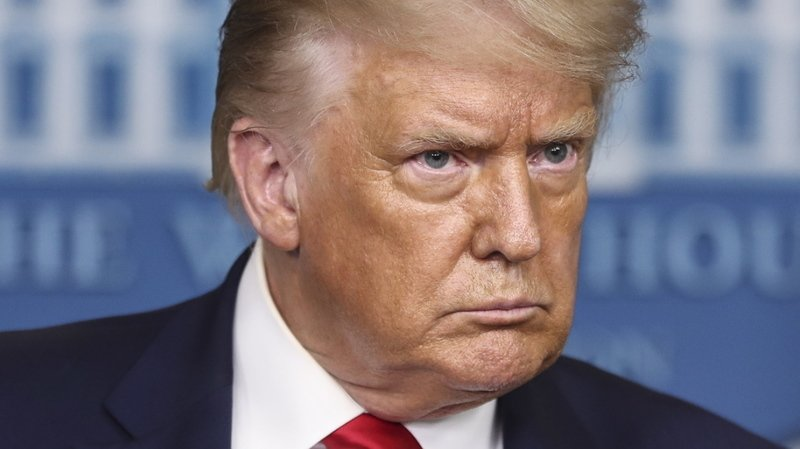
#> input picture public/opencv/d1.jpg, 800 x 449 px
$ python main.py
#> lines starting #> are read from the running program, lines starting #| are printed output that depends on the picture; after the words box and inside, x2 and y2 are one past the last pixel; in counts of white or black regions, pixels touching at a corner belong together
# Comment un humain fait un puzzle ? il utilise les caracteristiques de chaque pieces
# et les compares a une eventielle images qu'il aurait deja vues.


import cv2
import numpy as np

filename = 'd1.jpg'
img = cv2.imread(filename)
#> img is the input picture: shape (449, 800, 3); mean B, G, R 126, 116.3, 124.2
gray = cv2.cvtColor(img, cv2.COLOR_BGR2GRAY)
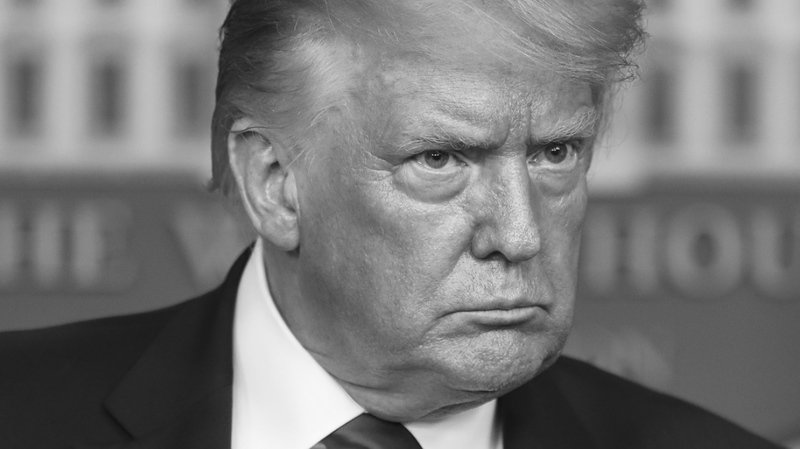
#> gray: shape (449, 800); min 11, max 255, mean 119.8

gray = np.float32(gray)
dst = cv2.cornerHarris(gray,2,3,0.04)

#result is dilated for marking the corners, not important
dst = cv2.dilate(dst,None)

# Threshold for an optimal value, it may vary depending on the image.
img[dst>0.01*dst.max()]=[0,0,255]
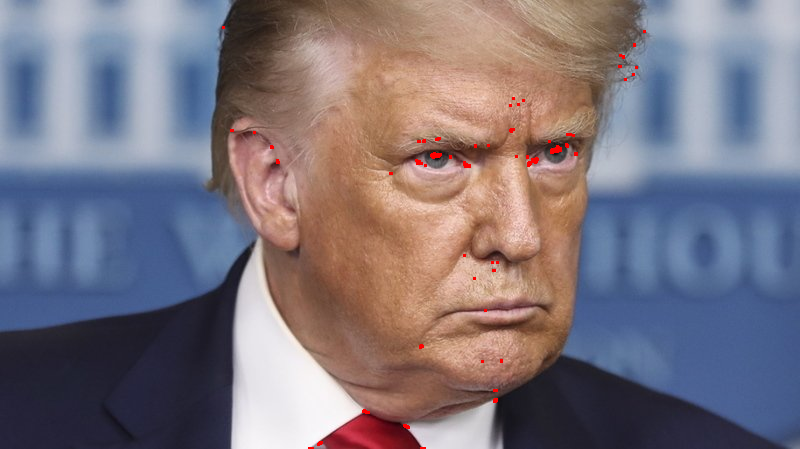
#> img: shape (449, 800, 3); 0.26% of pixels changed, all inside (x1, y1, x2, y2) = (222, 26, 646, 449)

cv2.imshow('dst',img)
if cv2.waitKey(0) & 0xff == 27:
#> (key Esc is pressed here)
    cv2.destroyAllWindows()

$ run again, with public/opencv/d2.jpg copied over public/opencv/d1.jpg
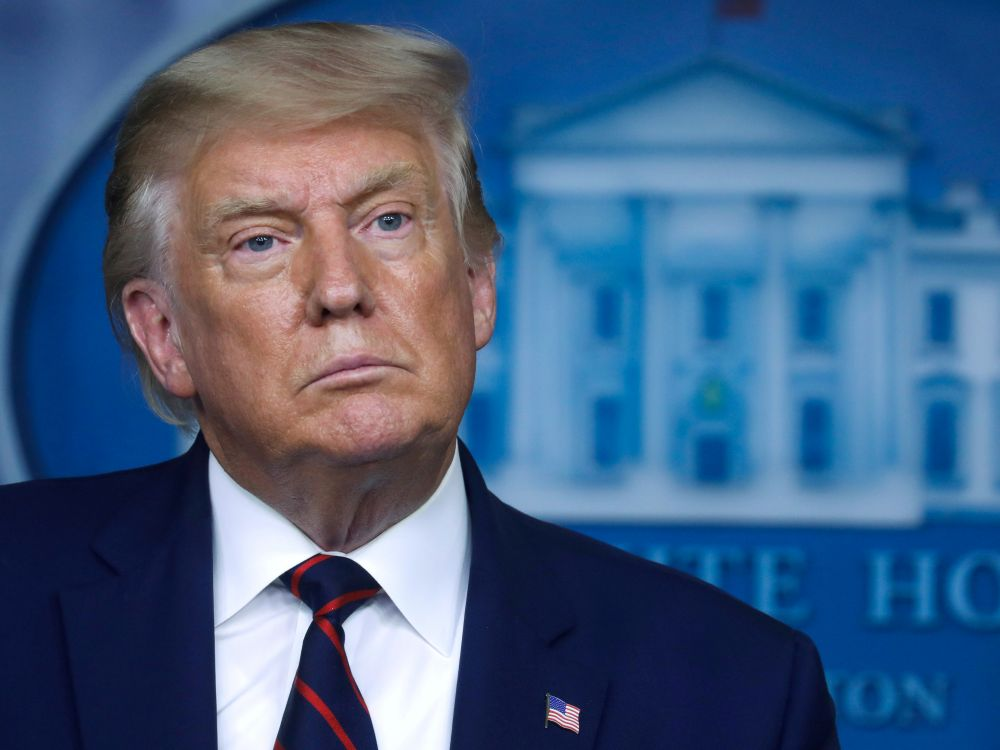
#> input picture public/opencv/d2.jpg, 1000 x 750 px
#> img is the input picture: shape (750, 1000, 3); mean B, G, R 129.5, 95.1, 67.7
#> `dst = cv2.cornerHarris(gray,2,3,0.04)`:
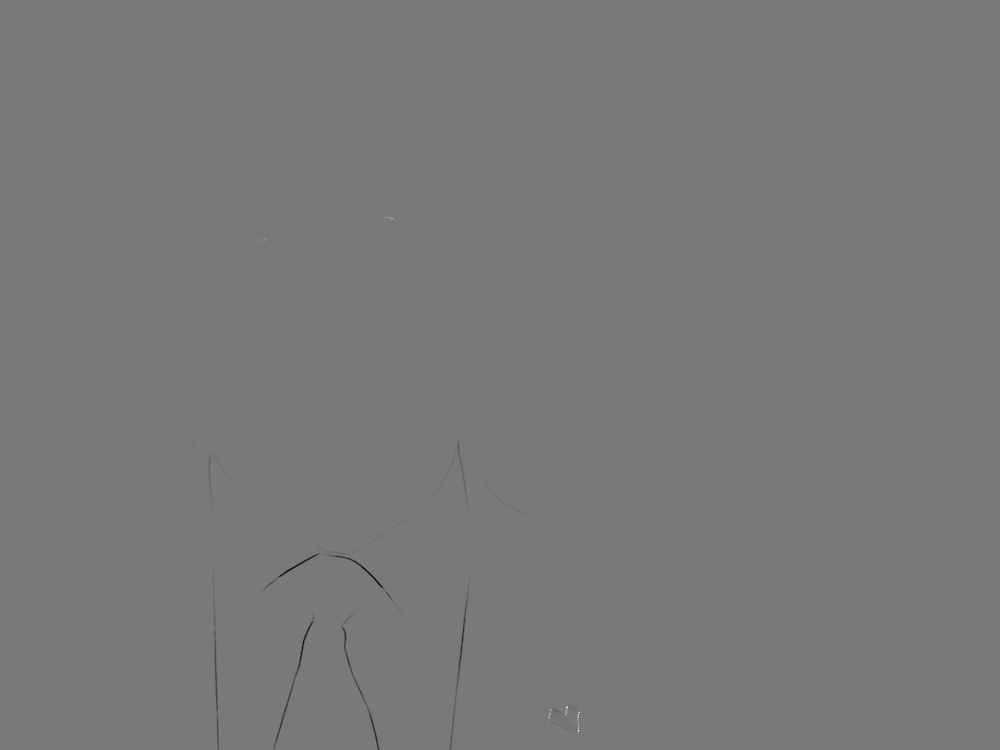
#> dst: shape (750, 1000) float32; min -44378024, max 48743728, mean -36027.7; drawn with min black and max white
#> `img[dst>0.01*dst.max()]=[0,0,255]`:
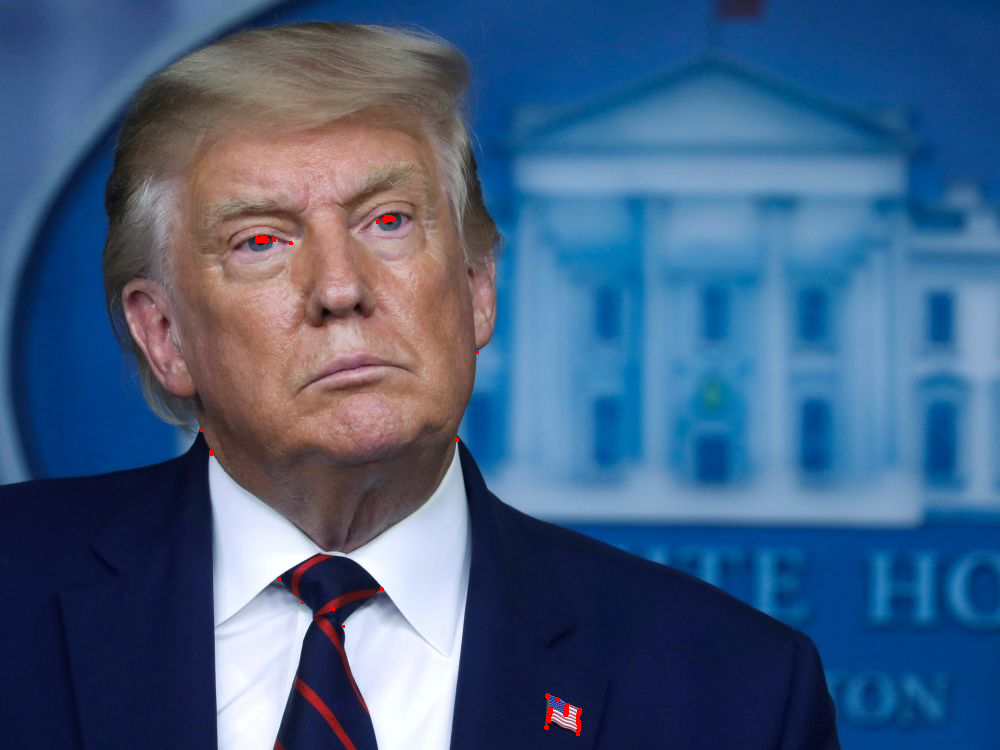
#> img: shape (750, 1000, 3); 0.09% of pixels changed, all inside (x1, y1, x2, y2) = (200, 215, 582, 736)

$ run again, with public/opencv/d3.jpg copied over public/opencv/d1.jpg
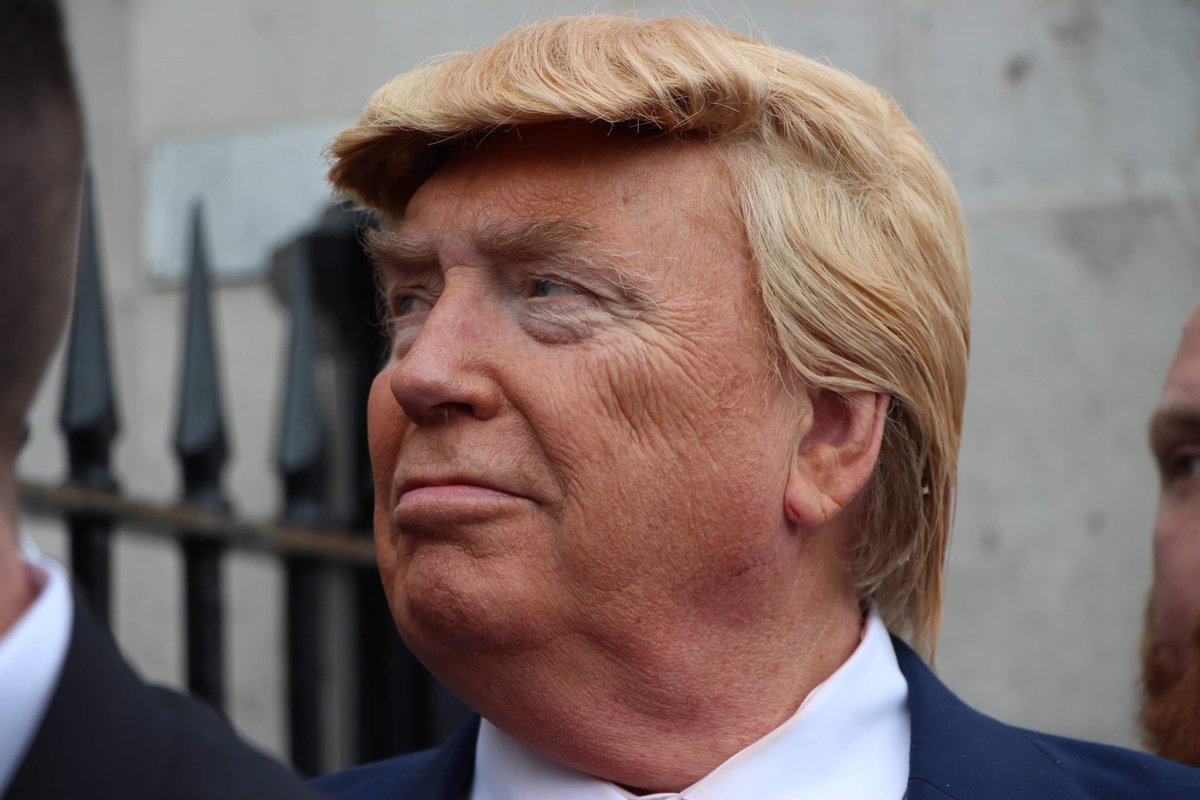
#> input picture public/opencv/d3.jpg, 1200 x 800 px
#> img is the input picture: shape (800, 1200, 3); mean B, G, R 104, 107.3, 123.7
#> `gray = cv2.cvtColor(img, cv2.COLOR_BGR2GRAY)`:
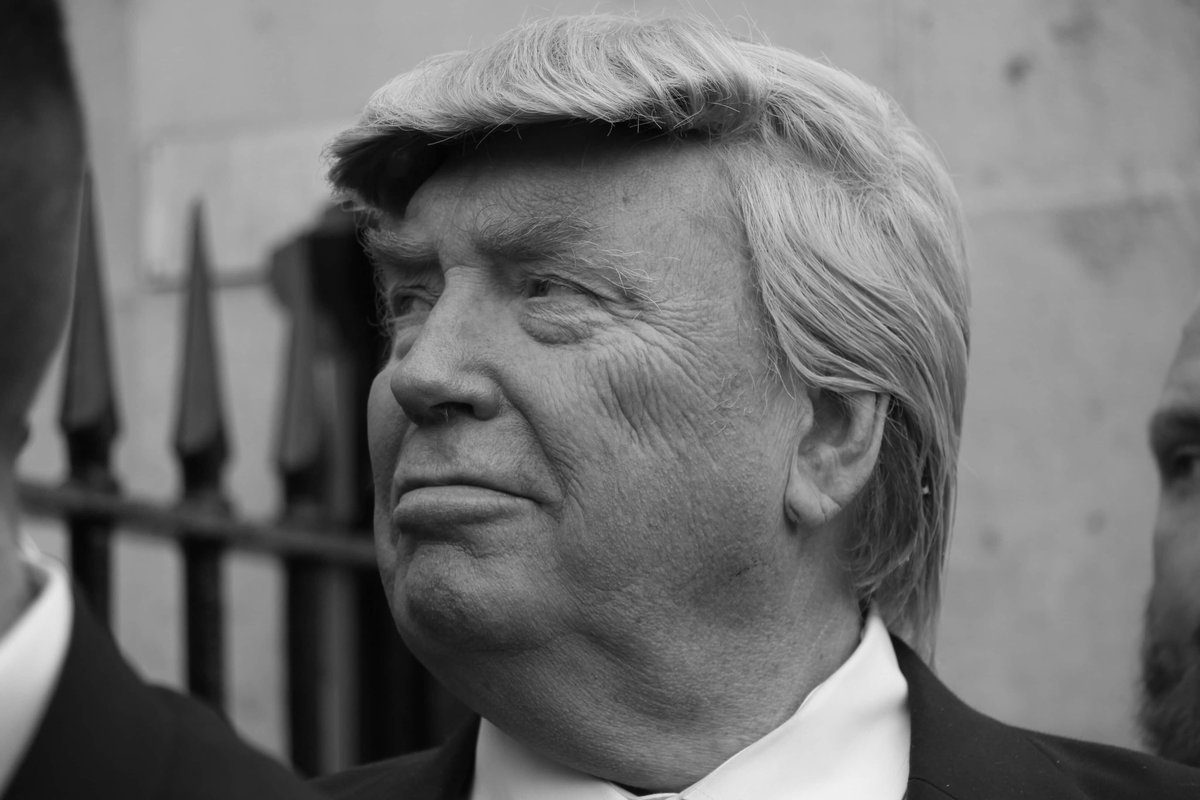
#> gray: shape (800, 1200); min 2, max 240, mean 111.8
#> `img[dst>0.01*dst.max()]=[0,0,255]`:
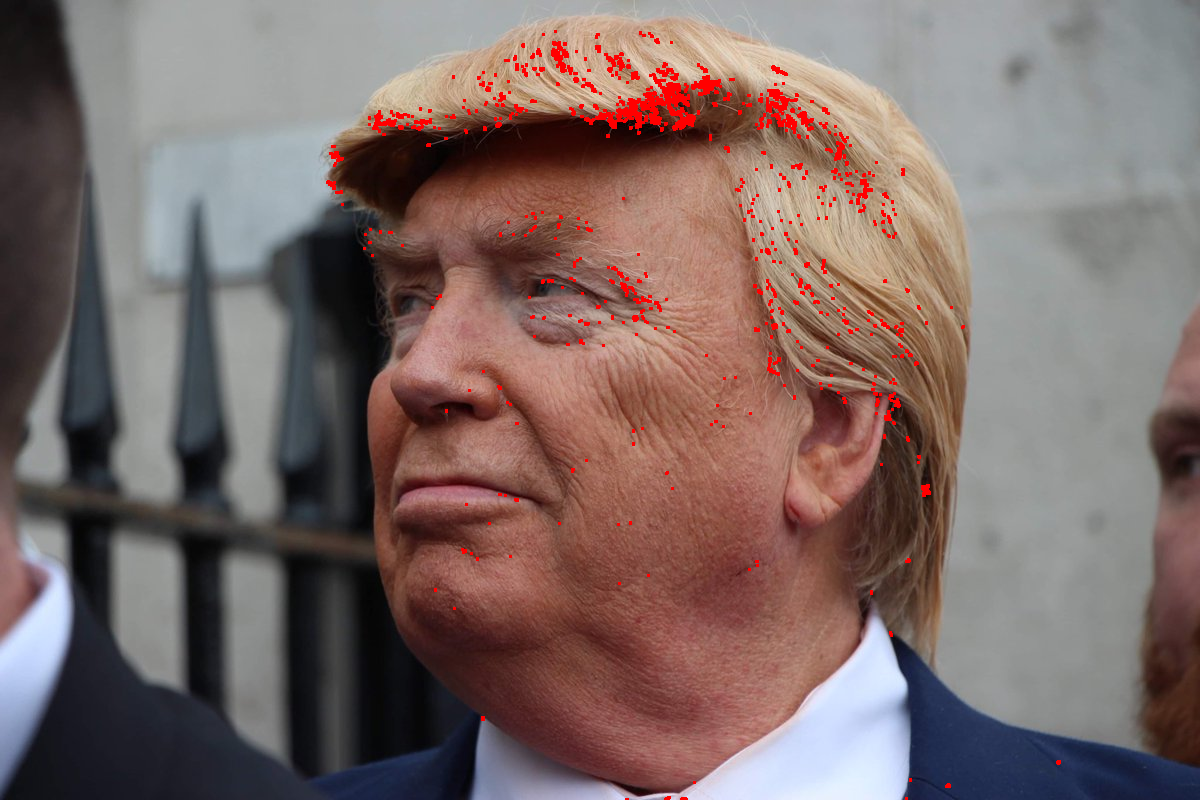
#> img: shape (800, 1200, 3); 1.31% of pixels changed, all inside (x1, y1, x2, y2) = (326, 30, 1061, 800)
